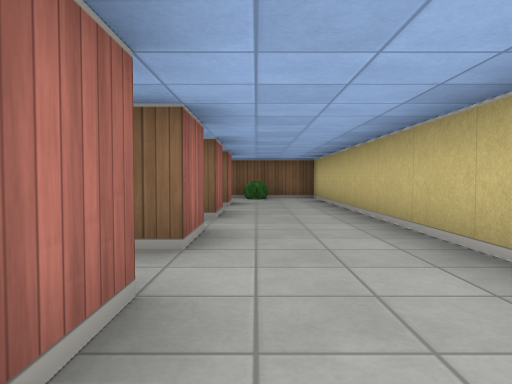
[1] (above)

12 first-person views from a walk through a cub3D ray-caster map. The camera is about half as high as the walls, tilts 2° down and sees 70° across. The floor is counted in squares. Each view is taken from the middle of a square. On the plan, view 1 faces up. The plan holds only what a view shows up to about 9 squares ahead; the rest is blank.

[2]
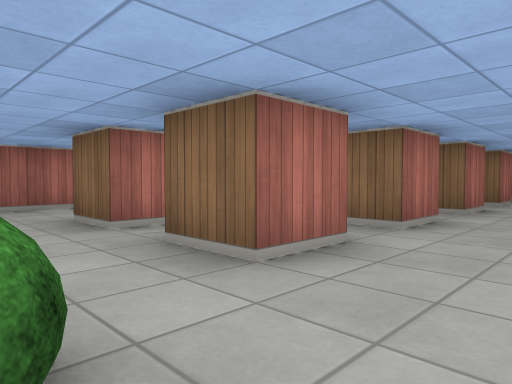

[3]
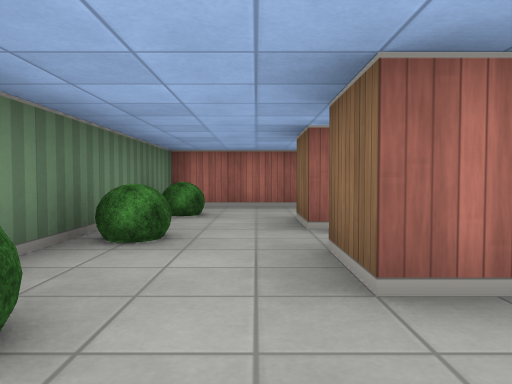

[4]
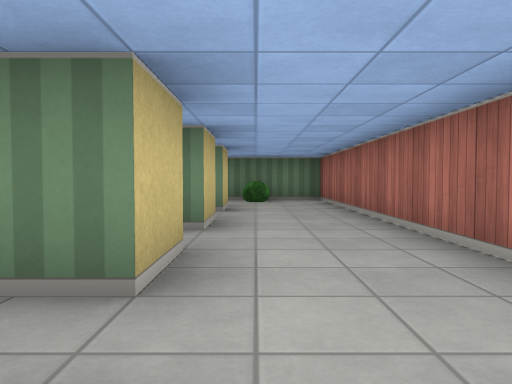

[5]
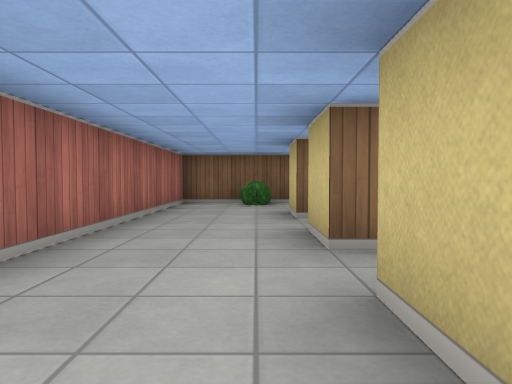

[6]
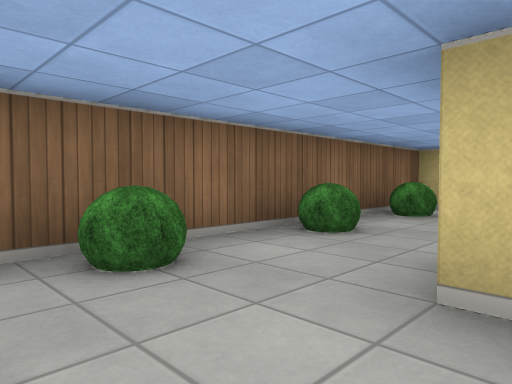

[7]
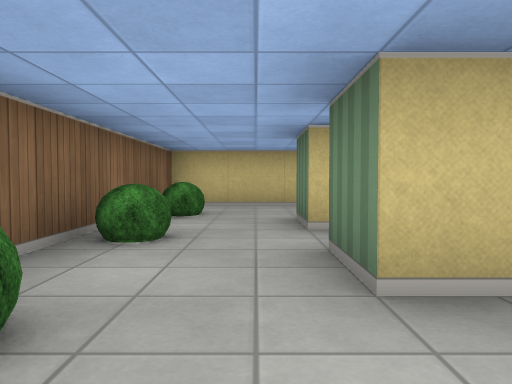

[8]
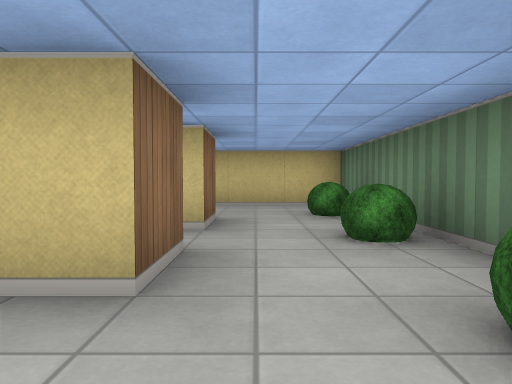

[9]
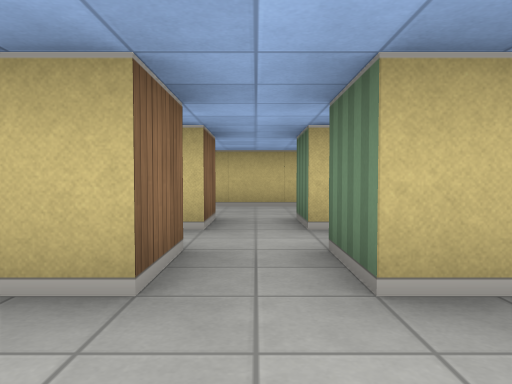

[10]
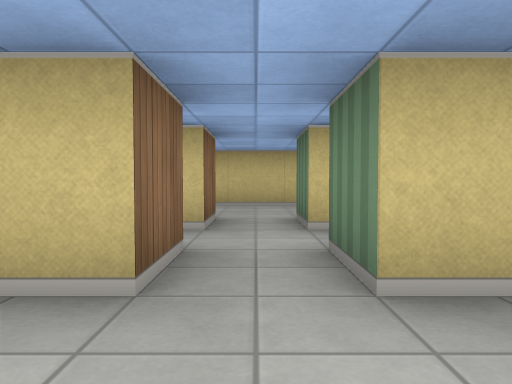

[11]
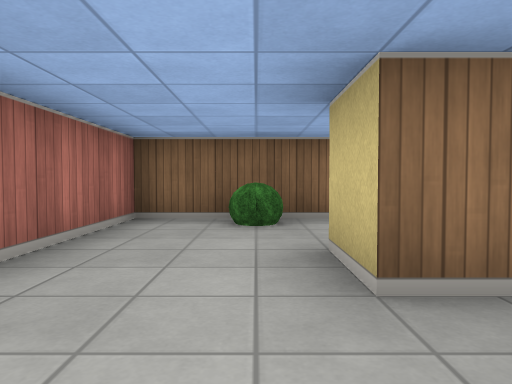

[12]
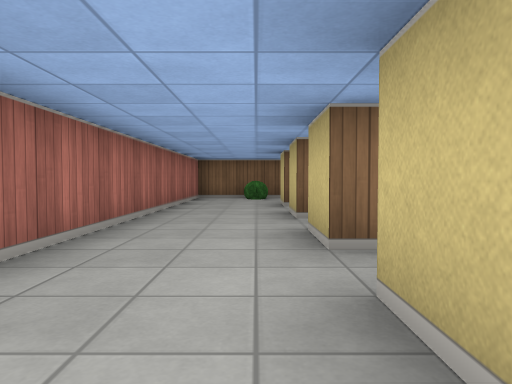

### Floor plan
Points are (right, up) in squares from view 1. A wall is a line through its corners. A room is listed if a view was taken in it or the views show most of it. See-through windows are left out.
Room 1 (views 1, 2, 3, 4, 5, 6, 7, 8, 9, 10, 11, 12)
walls: (-2.5, 4.5) (-3.5, 4.5) (-3.5, 5.5) (-2.9, 5.5); (-1.5, 3.5) (-0.5, 3.5) (-0.5, 2.5) (-1.5, 2.5) (-1.5, 3.5); (-2.5, 2.5) (-3.5, 2.5) (-3.5, 3.5) (-2.5, 3.5); (-0.5, 5.6) (-0.5, 4.5) (-1.5, 4.5); (-1.5, 1.5) (-0.5, 1.5) (-0.5, 0.5) (-1.5, 0.5) (-1.5, 1.5); (-2.9, 6.5) (-3.5, 6.5) (-3.5, 7.5) (-2.5, 7.5); (-2.5, 1.1) (-2.5, 0.5) (-3.5, 0.5) (-3.5, 1.5) (-2.5, 1.5); (-1.5, 7.5) (-0.5, 7.5) (-0.5, 6.5); (-5.5, -1.5) (1.5, -1.5) (1.5, 9.5) (-5.5, 9.5) (-5.5, -1.5)
objects: bush (-4, -1); bush (-4, 9); bush (-2, -1); bush (-2, 9); bush (0, -1); bush (0, 9)

Where each view was taken, in squares from view 1:
view 1: 0 up, 0 right, facing up
view 2: 1 down, 1 right, facing up-left
view 3: 0 up, 1 right, facing left
view 4: 7 up, 4 left, facing down
view 5: 2 up, 4 left, facing up
view 6: 7 up, 5 left, facing up-right
view 7: 8 up, 5 left, facing right
view 8: 0 up, 5 left, facing right
view 9: 2 up, 5 left, facing right
view 10: 4 up, 5 left, facing right
view 11: 5 up, 4 left, facing up
view 12: 0 up, 4 left, facing up
